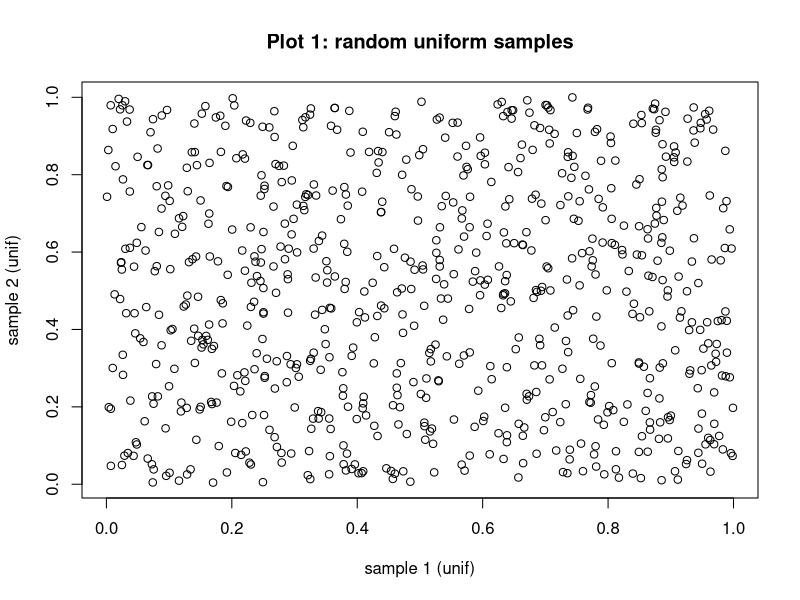
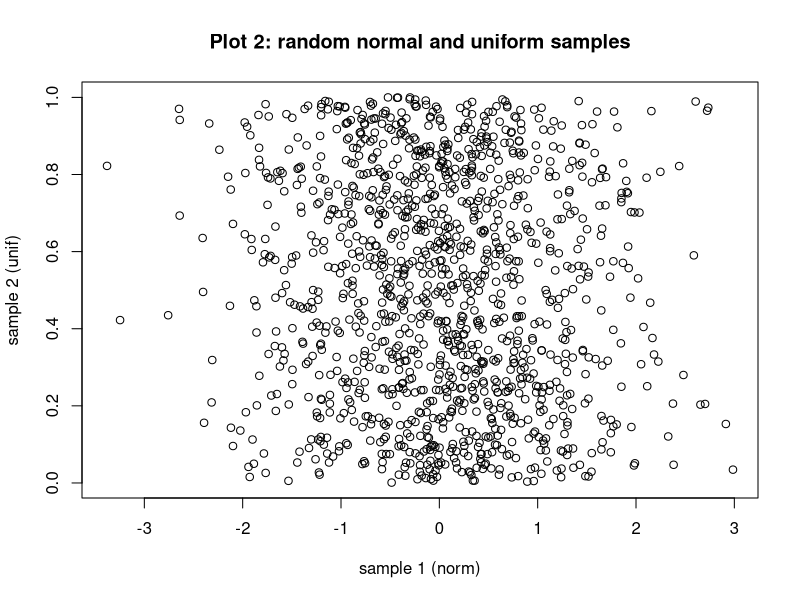

These figures' R source, in order:
## ---- chunk 1
pasted <- paste("Russia", "Ukraine")
pasted
## ---- chunk 2
paste("Italy", "SanMarino", sep = "!")
paste("Italy", "SanMarino")
## ---- chunk 3
paste(c("Spain", "Portugal"))
paste(c("Spain", "Portugal"), collapse = " ")
## ---- chunk 4
c(1,3,5,9) %in% 5:15 #take each element of the left side to find a match on the right side. Hence it returns a logical vector with a length of 4.
## ---- chunk 5
5:15 %in% c(1,3,5,7,9)
## ---- chunk 6
c <- 19:75
d <- c(91, 17, 81, 33, 65)

c%in%d
d%in%c
## ---- chunk 7
for(i in 1:30){
  if(i==15){
    break
  }
  print(i)
}
## ---- chunk 8
x <- runif(750)
y <- runif(750)
plot(x,y,main="Plot 1: random uniform samples",xlab="sample 1 (unif)",ylab="sample 2 (unif)")
## ---- chunk 9
cor(x,y) #gives the correlation coefficient between x and y
## ---- chunk 10
x <- rnorm(1250)
y <- runif(1250)
plot(x,y,main="Plot 2: random normal and uniform samples",xlab="sample 1 (norm)",ylab="sample 2 (unif)")
cor(x,y)
## ---- chunk 11
numberOfNeurons <- c(948000, 3394000, 9583300, 28683000, 54995650, 96800000, 150026300)
## ---- chunk 12
memoryInGB <- c(0.8, 6.7, 21.1, 159, 310, 890, 1951)
## ---- chunk 13
NeuroComputation <- data.frame(numberOfNeurons, memoryInGB)
NeuroComputation
## ---- chunk 14
NeuroComputation[,1] #indexing
NeuroComputation$numberOfNeurons #access column by $colname
## ---- chunk 15
NeuroComputation[,2] #indexing
NeuroComputation$memoryInGB #access column by $colname
## ---- chunk 16
LinFit <- lm(memoryInGB ~ numberOfNeurons, data = NeuroComputation)
## ---- chunk 17
summary(LinFit)
## ---- chunk 18
#amount of memory per network size as predicted by the linear model
predict(LinFit, list(numberOfNeurons=948000)) 
## ---- chunk 19
#actual amount of memory per network size
NeuroComputation$memoryInGB[1]
## ---- chunk 20
QuadFit <- lm(memoryInGB ~ 0 + numberOfNeurons + I(numberOfNeurons^2), data=NeuroComputation)
## ---- chunk 21
#outputs are predicted vs actual values
paste(predict(QuadFit, list(numberOfNeurons=948000)),NeuroComputation$memoryInGB[1], sep=" vs ")
paste(predict(QuadFit, list(numberOfNeurons=9583300)),NeuroComputation$memoryInGB[3], sep=" vs ")
paste(predict(QuadFit, list(numberOfNeurons=96800000)),NeuroComputation$memoryInGB[6], sep=" vs ")
